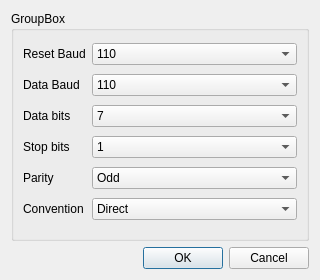
<ui version="4.0">
 <class>SettingsDialog</class>
 <widget class="QDialog" name="SettingsDialog">
  <property name="geometry">
   <rect>
    <x>0</x>
    <y>0</y>
    <width>320</width>
    <height>280</height>
   </rect>
  </property>
  <property name="minimumSize">
   <size>
    <width>320</width>
    <height>280</height>
   </size>
  </property>
  <property name="windowTitle">
   <string>Dialog</string>
  </property>
  <property name="windowIcon">
   <iconset resource="../../Resources/ResManager.qrc">
    <normaloff>:/main/resources/monosim_128.png</normaloff>:/main/resources/monosim_128.png</iconset>
  </property>
  <property name="modal">
   <bool>true</bool>
  </property>
  <layout class="QGridLayout" name="gridLayout">
   <item row="1" column="0">
    <widget class="QGroupBox" name="FrameSettings">
     <property name="title">
      <string>GroupBox</string>
     </property>
     <layout class="QGridLayout" name="gridLayout_2">
      <item row="0" column="0">
       <widget class="QLabel" name="LblPortSpeedReset">
        <property name="sizePolicy">
         <sizepolicy hsizetype="Fixed" vsizetype="Preferred">
          <horstretch>0</horstretch>
          <verstretch>0</verstretch>
         </sizepolicy>
        </property>
        <property name="text">
         <string>Reset Baud</string>
        </property>
       </widget>
      </item>
      <item row="0" column="1">
       <widget class="QComboBox" name="CmbPortSpeedReset">
        <item>
         <property name="text">
          <string>110</string>
         </property>
        </item>
        <item>
         <property name="text">
          <string>300</string>
         </property>
        </item>
        <item>
         <property name="text">
          <string>600</string>
         </property>
        </item>
        <item>
         <property name="text">
          <string>1200</string>
         </property>
        </item>
        <item>
         <property name="text">
          <string>2400</string>
         </property>
        </item>
        <item>
         <property name="text">
          <string>4800</string>
         </property>
        </item>
        <item>
         <property name="text">
          <string>9600</string>
         </property>
        </item>
        <item>
         <property name="text">
          <string>14400</string>
         </property>
        </item>
        <item>
         <property name="text">
          <string>19200</string>
         </property>
        </item>
        <item>
         <property name="text">
          <string>38400</string>
         </property>
        </item>
        <item>
         <property name="text">
          <string>56000</string>
         </property>
        </item>
        <item>
         <property name="text">
          <string>57600</string>
         </property>
        </item>
        <item>
         <property name="text">
          <string>115200</string>
         </property>
        </item>
       </widget>
      </item>
      <item row="1" column="0">
       <widget class="QLabel" name="LblPortSpeed">
        <property name="sizePolicy">
         <sizepolicy hsizetype="Fixed" vsizetype="Preferred">
          <horstretch>0</horstretch>
          <verstretch>0</verstretch>
         </sizepolicy>
        </property>
        <property name="text">
         <string>Data Baud</string>
        </property>
       </widget>
      </item>
      <item row="1" column="1">
       <widget class="QComboBox" name="CmbPortSpeed">
        <item>
         <property name="text">
          <string>110</string>
         </property>
        </item>
        <item>
         <property name="text">
          <string>300</string>
         </property>
        </item>
        <item>
         <property name="text">
          <string>600</string>
         </property>
        </item>
        <item>
         <property name="text">
          <string>1200</string>
         </property>
        </item>
        <item>
         <property name="text">
          <string>2400</string>
         </property>
        </item>
        <item>
         <property name="text">
          <string>4800</string>
         </property>
        </item>
        <item>
         <property name="text">
          <string>9600</string>
         </property>
        </item>
        <item>
         <property name="text">
          <string>14400</string>
         </property>
        </item>
        <item>
         <property name="text">
          <string>19200</string>
         </property>
        </item>
        <item>
         <property name="text">
          <string>38400</string>
         </property>
        </item>
        <item>
         <property name="text">
          <string>56000</string>
         </property>
        </item>
        <item>
         <property name="text">
          <string>57600</string>
         </property>
        </item>
        <item>
         <property name="text">
          <string>115200</string>
         </property>
        </item>
       </widget>
      </item>
      <item row="2" column="0">
       <widget class="QLabel" name="LblDataBits">
        <property name="sizePolicy">
         <sizepolicy hsizetype="Fixed" vsizetype="Preferred">
          <horstretch>0</horstretch>
          <verstretch>0</verstretch>
         </sizepolicy>
        </property>
        <property name="text">
         <string>Data bits</string>
        </property>
       </widget>
      </item>
      <item row="2" column="1">
       <widget class="QComboBox" name="CmbDataBits">
        <item>
         <property name="text">
          <string>7</string>
         </property>
        </item>
        <item>
         <property name="text">
          <string>8</string>
         </property>
        </item>
       </widget>
      </item>
      <item row="3" column="0">
       <widget class="QLabel" name="LblStopBits">
        <property name="sizePolicy">
         <sizepolicy hsizetype="Fixed" vsizetype="Preferred">
          <horstretch>0</horstretch>
          <verstretch>0</verstretch>
         </sizepolicy>
        </property>
        <property name="text">
         <string>Stop bits</string>
        </property>
       </widget>
      </item>
      <item row="3" column="1">
       <widget class="QComboBox" name="CmbStopBits">
        <item>
         <property name="text">
          <string>1</string>
         </property>
        </item>
        <item>
         <property name="text">
          <string>1.5</string>
         </property>
        </item>
        <item>
         <property name="text">
          <string>2</string>
         </property>
        </item>
       </widget>
      </item>
      <item row="4" column="0">
       <widget class="QLabel" name="LblParity">
        <property name="sizePolicy">
         <sizepolicy hsizetype="Fixed" vsizetype="Preferred">
          <horstretch>0</horstretch>
          <verstretch>0</verstretch>
         </sizepolicy>
        </property>
        <property name="text">
         <string>Parity</string>
        </property>
       </widget>
      </item>
      <item row="4" column="1">
       <widget class="QComboBox" name="CmbParity">
        <item>
         <property name="text">
          <string>Odd</string>
         </property>
        </item>
        <item>
         <property name="text">
          <string>Even</string>
         </property>
        </item>
        <item>
         <property name="text">
          <string>None</string>
         </property>
        </item>
       </widget>
      </item>
      <item row="5" column="0">
       <widget class="QLabel" name="LblConvention">
        <property name="sizePolicy">
         <sizepolicy hsizetype="Fixed" vsizetype="Preferred">
          <horstretch>0</horstretch>
          <verstretch>0</verstretch>
         </sizepolicy>
        </property>
        <property name="text">
         <string>Convention</string>
        </property>
       </widget>
      </item>
      <item row="5" column="1">
       <widget class="QComboBox" name="CmbConvention">
        <item>
         <property name="text">
          <string>Direct</string>
         </property>
        </item>
        <item>
         <property name="text">
          <string>Inverse</string>
         </property>
        </item>
       </widget>
      </item>
     </layout>
    </widget>
   </item>
   <item row="2" column="0">
    <widget class="QDialogButtonBox" name="Buttons">
     <property name="orientation">
      <enum>Qt::Horizontal</enum>
     </property>
     <property name="standardButtons">
      <set>QDialogButtonBox::Cancel|QDialogButtonBox::Ok</set>
     </property>
    </widget>
   </item>
  </layout>
 </widget>
 <resources>
  <include location="../../Resources/ResManager.qrc"/>
 </resources>
 <connections/>
</ui>
